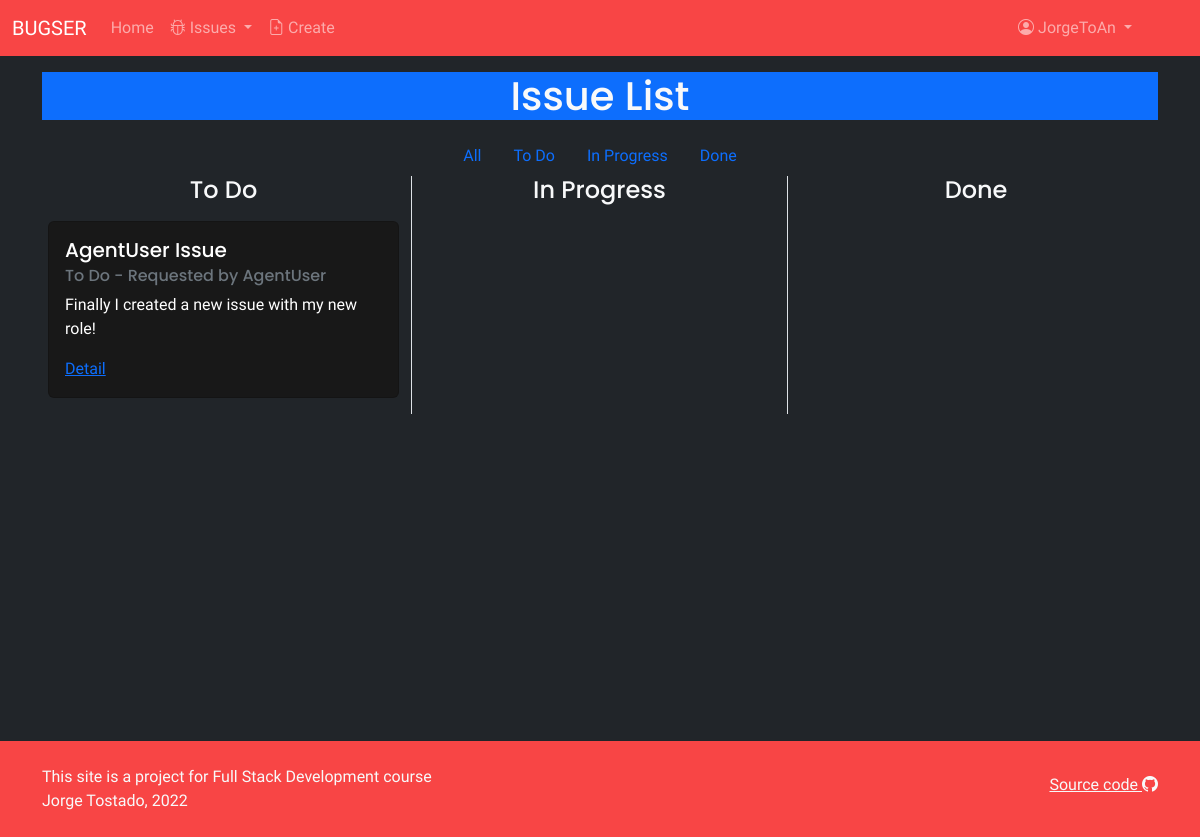
Before: /issues/ (signed in) with the older database file.
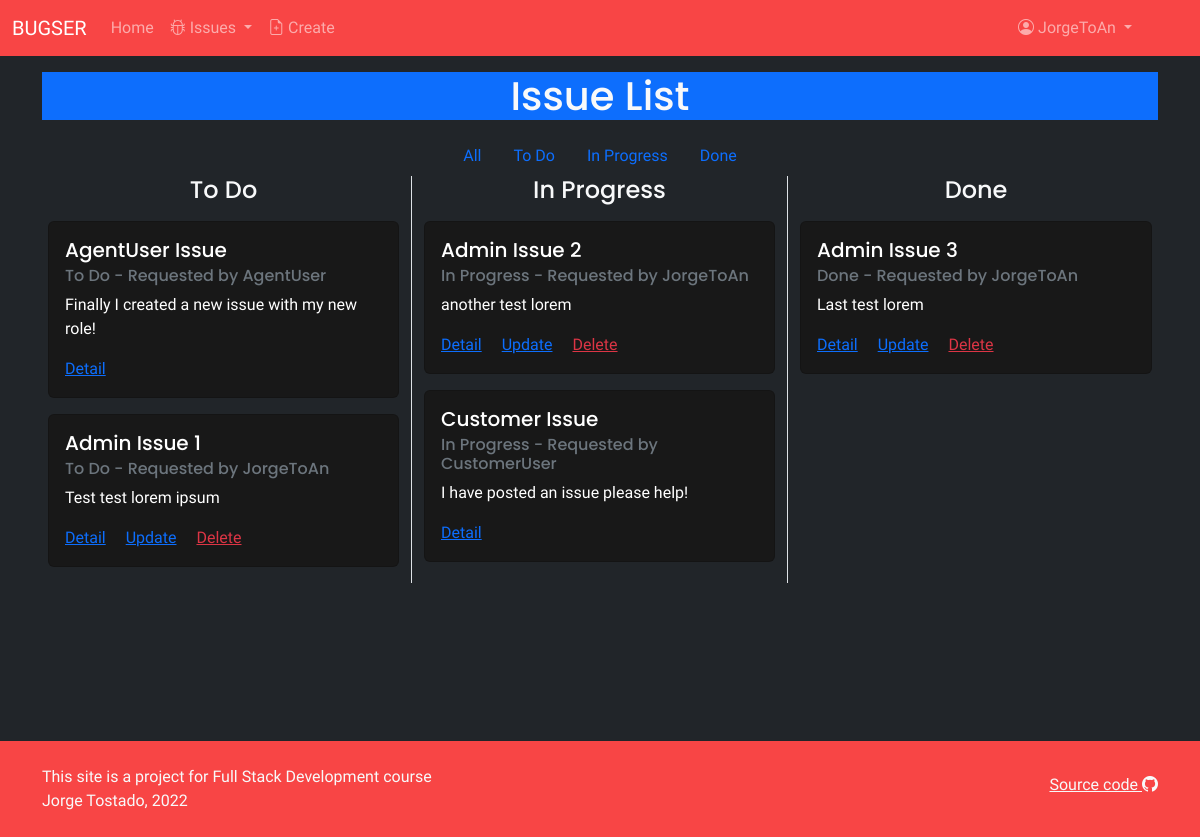
After: the same page with the newer database file.
### accounts/models.py (models this page shows)
class Account(AbstractUser):
    class Role(models.TextChoices):
        MANAGER = 'MANAGER', 'Manager'
        AGENT = 'AGENT', 'Agent'
        CUSTOMER = 'CUSTOMER', 'Customer'
    base_role = Role.MANAGER
    role = models.CharField(max_length=50, choices=Role.choices)
    REQUIRED_FIELDS = ['role']

### issues/models.py (models this page shows, shortened)
class Issue(models.Model):
    title = models.CharField(max_length=80)
    summary = models.CharField(max_length=256)
    description = models.TextField()
    status = models.ForeignKey(
        Status,
        on_delete=models.CASCADE
    )
    requester = models.ForeignKey(
        get_user_model(),
        on_delete=models.CASCADE,
        related_name='requester'
    )
    assignee = models.ForeignKey(
        get_user_model(),
        on_delete=models.CASCADE,
        related_name='assignee',
        blank=True,
        null=True
    )
    created_on = models.DateTimeField(auto_now_add=True)

class Status(models.Model):
    name = models.CharField(max_length=80)
    description = models.CharField(max_length=256)
    def __str__(self):
        return self.name

### issues/views.py (the view)
# urls.py: path('', IssueListView.as_view(), name='list'),
class IssueListView(LoginRequiredMixin, ListView):
    template_name: str='issues/list.html'
    model = Issue
    def get_context_data(self, **kwargs):
        account = Account.objects.filter(pk=self.request.user.id).get()
        context = super().get_context_data(**kwargs)
        if account.role != MANAGER_ROLE:
            context['issue_list'] = Issue.objects.filter(
                                    requester=self.request.user).order_by(
                                            "created_on")
        else:
            context['issue_list'] = Issue.objects.all()
        return context

### templates/issues/list.html (shortened to what this page needs)
{% extends 'base.html' %}
{% block content %}
<div class="container">
    <h1 class="text-center my-3 bg-primary">Issue List</h1>
    <ul class="nav justify-content-center navlist">
        <li class="nav-item">
            <a class="nav-link" href="{% url 'list' %}">All</a>
        </li>
        <li class="nav-item">
            <a class="nav-link" href="{% url 'todo_list' %}">To Do</a>
        </li>
        <li class="nav-item">
            <a class="nav-link" href="{% url 'in_progress_list' %}">In Progress</a>
        </li>
        <li class="nav-item">
            <a class="nav-link" href="{% url 'done_list' %}">Done</a>
        </li>
    </ul>
</div>
<div class="mx-5">
    {% if issue_list %}
        <div class="row">
            <div class="col-md-4 border-end">
                <h4 class="text-center">To Do</h4>
                {% for issue in issue_list %}
                    {% if issue.status.name == 'To Do' %}
                        <div class="card my-3 text-bg-dark">
                            <div class="card-body">
                                <h5 class="card-title">{{ issue.title }}</h5>
                                <h6 class="card-subtitle mb-2 text-muted">{{ issue.status }} - Requested by {{ issue.requester }}</h6>
                                <p class="card-text">{{ issue.description }}</p>
                                <a href="{% url 'detail' issue.id %}" class="card-link">Detail</a>
                                {% if issue.requester == user %}
                                    <a href="{% url 'update' issue.id %}" class="card-link">Update</a>
                                    <a href="{% url 'delete' issue.id %}" class="card-link text-danger">Delete</a>
                                {% endif %}
                            </div>
                        </div>
                    {% endif %}
                {% endfor %}
            </div>
            <div class="col-md-4 border-end">
                <h4 class="text-center">In Progress</h4>
                {% for issue in issue_list %}
                    {% if issue.status.name == 'In Progress' %}
                        <div class="card my-3 text-bg-dark">
                            <div class="card-body">
                                <h5 class="card-title">{{ issue.title }}</h5>
                                <h6 class="card-subtitle mb-2 text-muted">{{ issue.status }} - Requested by {{ issue.requester }}</h6>
                                <p class="card-text">{{ issue.description }}</p>
                                <a href="{% url 'detail' issue.id %}" class="card-link">Detail</a>
                                {% if issue.requester == user %}
                                    <a href="{% url 'update' issue.id %}" class="card-link">Update</a>
                                    <a href="{% url 'delete' issue.id %}" class="card-link text-danger">Delete</a>
                                {% endif %}
                            </div>
                        </div>
                    {% endif %}
                {% endfor %}
            </div>
            <div class="col-md-4">
                <h4 class="text-center">Done</h4>
                {% for issue in issue_list %}
                    {% if issue.status.name == 'Done' %}
                        <div class="card my-3 text-bg-dark">
                            <div class="card-body">
                                <h5 class="card-title">{{ issue.title }}</h5>
                                <h6 class="card-subtitle mb-2 text-muted">{{ issue.status }} - Requested by {{ issue.requester }}</h6>
                                <p class="card-text">{{ issue.description }}</p>
                                <a href="{% url 'detail' issue.id %}" class="card-link">Detail</a>
                                {% if issue.requester == user %}
                                    <a href="{% url 'update' issue.id %}" class="card-link">Update</a>
                                    <a href="{% url 'delete' issue.id %}" class="card-link text-danger">Delete</a>
                                {% endif %}
                            </div>
                        </div>
                    {% endif %}
                {% endfor %}
            </div>
        </div>
    {% else %}
        <div class="container text-center">
            <h4 class="my-5">Hmmm, looks kinda lonely out here.</h4>
            <p>Looks like you haven't created any issues.</p>
            <a href="{% url 'new' %}" class="btn btn-success">Create</a>
        </div>
    {% endif %}
</div>
{% endblock content %}

### templates/base.html (shortened to what this page needs)
{% load static %}
<!DOCTYPE html>
<html lang="en">
<head>
    <link href="https://cdn.jsdelivr.net/npm/bootstrap@5.2.2/dist/css/bootstrap.min.css" rel="stylesheet">
    <link rel="stylesheet" href="https://cdn.jsdelivr.net/npm/bootstrap-icons@1.9.1/font/bootstrap-icons.css">
    <link rel="stylesheet" href="{% static 'css/base.css' %}">
</head>
<body class="bg-dark text-light">
    <nav class="navbar navbar-expand-lg bg-light navbar-dark">
        <div class="container-fluid">
            <a class="navbar-brand" href="{% url 'index' %}">BUGSER</a>
            <div class="collapse navbar-collapse" id="navbarNavAltMarkup">
                <ul class="navbar-nav me-auto mb-lg-0">
                    <li class="nav-item"><a class="nav-link" href="{% url 'index' %}">Home</a></li>
                    {% if user.is_authenticated %}
                        <li class="nav-item dropdown">
                            <a class="nav-link dropdown-toggle" href="#" role="button" data-bs-toggle="dropdown" aria-expanded="false">
                                <i class="bi bi-bug"></i> Issues
                            </a>
                        </li>
                        <li class="nav-item"><a class="nav-link" href="{% url 'new' %}"><i class="bi bi-file-earmark-plus"></i> Create</a></li>
                    {% else %}
                        <span class="navbar-text btn btn-outline-danger">Log in to access more features</span>
                    {% endif %}
                </ul>
                {% if user.is_authenticated %}
                    <ul class="navbar-nav mb-lg-0 mx-5">
                        <li class="nav-item dropdown">
                            <a class="nav-link dropdown-toggle" href="#" role="button" data-bs-toggle="dropdown" aria-expanded="false">
                                <i class="bi bi-person-circle"></i> {{ user }}
                            </a>
                        </li>
                    </ul>
                {% endif %}
            </div>
        </div>
    </nav>
    <div class="content">
        {% block content %}
        {% endblock content %}
    </div>
    <div class="footer">
        <div class="container py-4">
            <div class="row">
                <div class="text-start col-9">
                    <p class="m-0">
                        This site is a project for Full Stack Development course<br>
                        Jorge Tostado, 2022
                    </p>
                </div>
                <div class="col-3">
                    <p class="text-end mt-2">
                        <a href="https://github.com/JorgeToAn/FSDI113-IssueTracker" class="text-light">Source code <i class="bi bi-github"></i></a>
                    </p>
                </div>
            </div>
        </div>
    </div>
</body>
</html>

### static/css/base.css (style rules this page uses)
body { font-family: 'Source Sans Pro', sans-serif; }
.content { min-height: 83.6vh; }
h1, h2, h3, h4, h5, h6 { font-family: 'Poppins', sans-serif; }
.navbar { background-color: #f84545 !important; }
.footer { background-color: #f84545; }
.text-bg-dark { background-color: #181818 !important; }

Changed rows visible on the page:
added Issue: title "Admin Issue 1", status "To Do", requester "JorgeToAn", description "Test test lorem ipsum", shows "Update"
added Issue: title "Admin Issue 2", status "In Progress", requester "JorgeToAn", description "another test lorem", shows "Update"
added Issue: title "Customer Issue", status "In Progress", requester "CustomerUser", description "I have posted an issue please help!"
added Issue: title "Admin Issue 3", status "Done", requester "JorgeToAn", description "Last test lorem", shows "Update"
